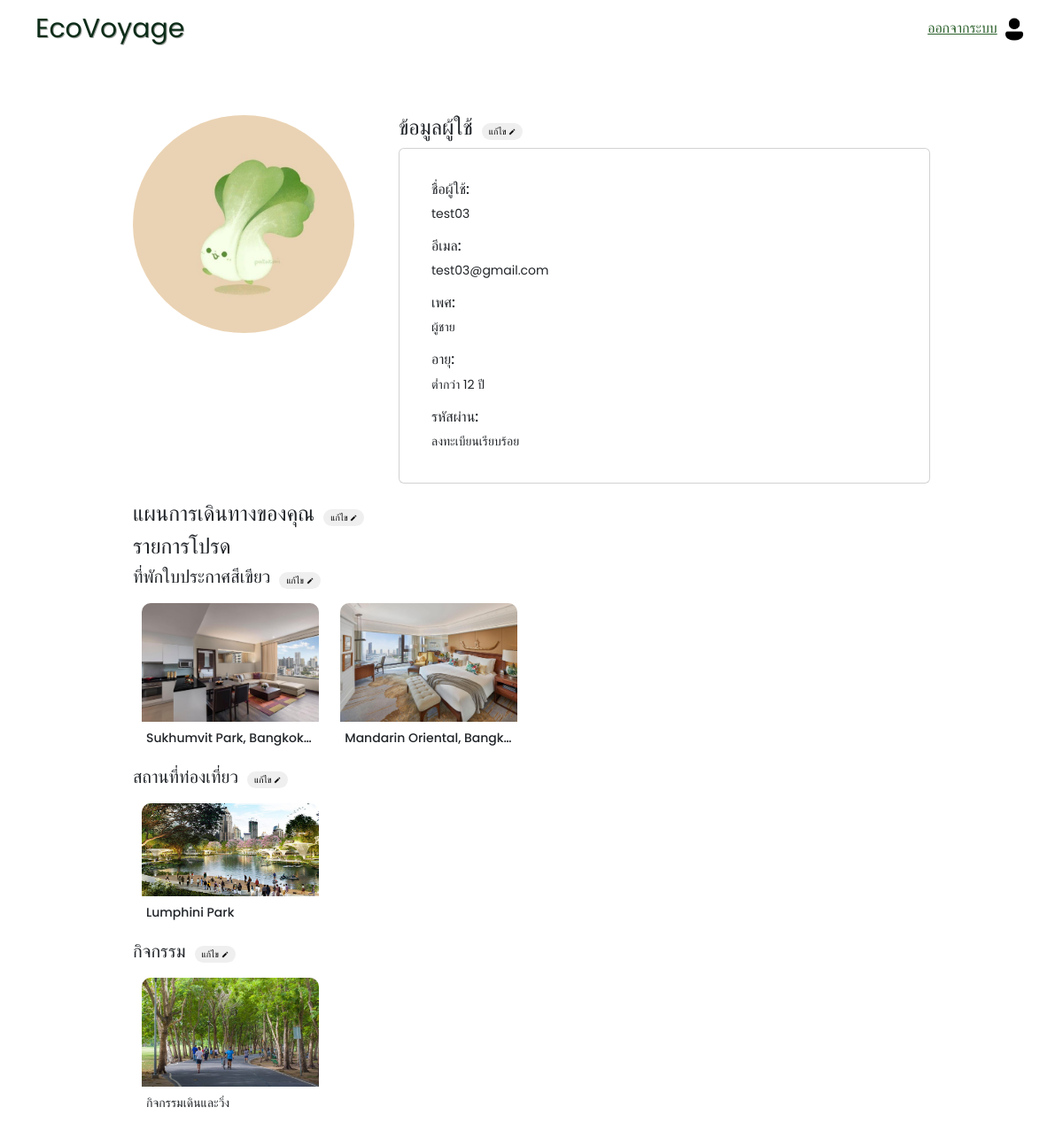
Screenshot of /Project/profile.php (signed in) with the database file from the repository.
### tables this page shows
CREATE TABLE `user` (
  `User_ID` int(5) UNSIGNED NOT NULL,
  `U_Name` varchar(255) NOT NULL,
  `U_Gender` enum('female','male','none') NOT NULL,
  `U_AgeRange` enum('lower12y','12to19y','20to39y','40to59y','morethan60') NOT NULL,
  `U_Email` varchar(255) NOT NULL,
  `U_Password` varchar(255) NOT NULL
);

CREATE TABLE `favoritehotel` (
  `favHotel_id` int(10) UNSIGNED NOT NULL,
  `User_ID` int(5) UNSIGNED NOT NULL,
  `Hotel_ID` int(10) UNSIGNED NOT NULL
);

CREATE TABLE `hotel` (
  `Hotel_ID` int(10) UNSIGNED NOT NULL,
  `H_ThaiName` varchar(255) NOT NULL,
  `H_EngName` varchar(255) NOT NULL,
  `H_Rating` float NOT NULL,
  `H_Ranking` enum('Silver','Gold','Bronze') NOT NULL,
  `H_LowestPrice` int(11) NOT NULL,
  `H_HighestPrice` int(11) NOT NULL,
  `H_Type` enum('Resort','Hostel','Hotel','Motel','Boutique','Serviced Residence','Budget') NOT NULL,
  `H_Longtitude` decimal(9,6) NOT NULL,
  `H_Latitude` decimal(9,6) NOT NULL,
  `H_ImgSource` varchar(255) NOT NULL
);

CREATE TABLE `favoriteplace` (
  `favPlace_id` int(10) UNSIGNED NOT NULL,
  `User_ID` int(5) UNSIGNED NOT NULL,
  `Place_ID` int(10) UNSIGNED NOT NULL
);

CREATE TABLE `place` (
  `Place_ID` int(10) UNSIGNED NOT NULL,
  `P_EngName` varchar(255) NOT NULL,
  `P_ThaiName` varchar(255) NOT NULL,
  `P_Description` varchar(255) NOT NULL,
  `P_Subdistrict` varchar(100) NOT NULL,
  `P_District` varchar(100) NOT NULL,
  `P_Province` varchar(100) NOT NULL,
  `P_Latitude` decimal(9,6) NOT NULL,
  `P_Longtitude` decimal(9,6) NOT NULL,
  `P_Opentime` time NOT NULL,
  `P_Closetime` time NOT NULL,
  `P_CloseDay` varchar(255) DEFAULT NULL,
  `P_Price` int(11) NOT NULL,
  `P_Rating` float NOT NULL,
  `P_Type` enum('สวนสาธารณะ','ป่า','อุทยาน','สวนสัตว์','วัด','สวนลอยฟ้า','ตลาดน้ำ','ศิลปะและวัฒนธรรม','ทะเล','พิพิธภัณฑ์','สถานที่ประวัติศาสตร์','ร้านอาหาร','ฟาร์ม','แหล่งเรียนรู้','สถานที่ธรรมชาติ','ป่าชายเลน','คาเฟ่','สวนน้ำ','อื่นๆ') DEFAULT 'อื่นๆ',
  `P_ImgSource` varchar(255) NOT NULL
);

CREATE TABLE `favoriteact` (
  `favAct_id` int(10) UNSIGNED NOT NULL,
  `User_ID` int(5) UNSIGNED NOT NULL,
  `Act_ID` int(11) UNSIGNED NOT NULL
);

CREATE TABLE `activities` (
  `Act_ID` int(11) UNSIGNED NOT NULL,
  `Act_Name` varchar(255) NOT NULL,
  `Act_Minutes` int(11) NOT NULL,
  `ActGroup_ID` int(10) UNSIGNED NOT NULL,
  `Act_ImgSource` varchar(255) NOT NULL,
  `Act_Description` varchar(255) NOT NULL
);

### Project/favorite.php (called while the page is built, shortened)
<?php
function getUserFavorites($userID, $conn) {
    $favorites = [
        'hotels' => [],
        'places' => [],
        'activities' => [],
    ];
    $hotelSql = "SELECT favoritehotel.Hotel_ID AS favHotel_ID, hotel.H_EngName, hotel.H_ImgSource
                FROM favoritehotel
                JOIN hotel ON favoritehotel.Hotel_ID = hotel.Hotel_ID
                WHERE favoritehotel.User_ID = ?";
    $hotelStmt = $conn->prepare($hotelSql);
    $hotelStmt->bind_param("i", $userID);
    $hotelStmt->execute();
    $hotelResult = $hotelStmt->get_result();
    while ($row = $hotelResult->fetch_assoc()) {
        $favorites['hotels'][] = $row;
    }
    $placeSql = "SELECT favoriteplace.Place_ID AS favPlace_ID, place.P_EngName, place.P_ImgSource
                FROM favoriteplace
                JOIN place ON favoriteplace.Place_ID = place.Place_ID
                WHERE favoriteplace.User_ID = ?";
    $placeStmt = $conn->prepare($placeSql);
    $placeStmt->bind_param("i", $userID);
    $placeStmt->execute();
    $placeResult = $placeStmt->get_result();
    while ($row = $placeResult->fetch_assoc()) {
        $favorites['places'][] = $row;
    }
    $actSql = "SELECT favoriteact.Act_ID AS favAct_ID, activities.Act_Name, activities.Act_ImgSource
                FROM favoriteact
                JOIN activities ON favoriteact.Act_ID = activities.Act_ID
                WHERE favoriteact.User_ID = ?";
    $actStmt = $conn->prepare($actSql);
    $actStmt->bind_param("i", $userID);
    $actStmt->execute();
    $actResult = $actStmt->get_result();
    while ($row = $actResult->fetch_assoc()) {
        $favorites['activities'][] = $row;
    }
    return $favorites;
}
function getUserTransitFavorites($userID, $conn) {
    $favorites = [];
    $sql = "SELECT * FROM favtransit WHERE User_ID = ?";
    $stmt = $conn->prepare($sql);
    $stmt->bind_param("i", $userID);
    $stmt->execute();
    $favorites['transits'] = $stmt->get_result()->fetch_all(MYSQLI_ASSOC);
    return $favorites;
}
?>

### Project/profile.php (the view, shortened to what this page needs)
<?php
$userID = $_SESSION['User_ID'];
include('favorite.php');
$favorites = getUserFavorites($userID, $conn);
$transitFavorites = getUserTransitFavorites($userID, $conn);
$sql = "SELECT * FROM user WHERE User_ID = ?";
$stmt = $conn->prepare($sql);
$stmt->bind_param("i", $userID);
$stmt->execute();
$result = $stmt->get_result();
if ($result->num_rows > 0) {
    $user = $result->fetch_assoc();
} else {
    $error = "ไม่พบข้อมูลผู้ใช้.";
}
?>
<!DOCTYPE html>
<html lang="en">
<head>
    <link href="https://cdn.jsdelivr.net/npm/bootstrap@5.3.3/dist/css/bootstrap.min.css" rel="stylesheet">
    <link rel="stylesheet" href="custome.css">
    <link rel="stylesheet" href="profilestyle.css">
</head>
<body>
    <div class="navbar">
        <div class="logo" onclick="document.location='Homepage.php'">EcoVoyage</div>
        <div>
            <?php if (isset($_SESSION['User_ID'])): ?>
                <a class="loginOrRegist" onclick="logout()">ออกจากระบบ</a>
                <img src="icon/user/user.png" class="UserIcon" onclick="document.location='profile.php'">
            <?php else: ?>
                <a class="loginOrRegist" href="/ecovoyageCN/Project/Login.php">เข้าสู่ระบบ</a>
            <?php endif; ?>
        </div>
    </div>
    <div class="content">
    <div class="user-content">
        <div class="UserImg">
            <img src="image/user/defultImage.jpg" alt="User Image">
        </div>
        <div class="user-info">
            <div class="header-info">
                <h4>ข้อมูลผู้ใช้</h4>
                <button id="change-info" onclick="showEditForm()" class="change-info">แก้ไข <img src="icon/user/edit.png" class="edit-icon" alt="Edit Icon"></button>
            </div>
            <div class="card">
                <div class="card-body">
                    <h6 class="card-title">ชื่อผู้ใช้: </h6>
                    <p class="card-text"><?= htmlspecialchars($user['U_Name']); ?></p>
                    <h6 class="card-title">อีเมล: </h6>
                    <p class="card-text"><?= htmlspecialchars($user['U_Email']); ?></p>
                    <h6 class="card-title">เพศ: </h6>
                    <p class="card-text">
                    <?php
                        if ($user['U_Gender'] === 'female') {
                            echo 'ผู้หญิง';
                        } elseif ($user['U_Gender'] === 'male') {
                            echo 'ผู้ชาย';
                        } else {
                            echo 'ไม่ระบุ';
                        }
                    ?>
                    </p>
                    <h6 class="card-title">อายุ: </h6>
                    <p class="card-text">
                    <?php
                        if ($user['U_AgeRange'] === 'lower12y') {
                            echo 'ต่ำกว่า 12 ปี';
                        } elseif ($user['U_AgeRange'] === '12to19y') {
                            echo '12 - 19 ปี';
                        }elseif ($user['U_AgeRange'] === '20to39y') {
                            echo '20 - 39 ปี';
                        }elseif ($user['U_AgeRange'] === '40to59y') {
                            echo '40 - 59 ปี';
                        }elseif ($user['U_AgeRange'] === 'morethan60') {
                            echo '60 ปีขึ้นไป';
                        }
                    ?>
                    </p>
                    <h6 class="card-title">รหัสผ่าน: </h6>
                    <p class="card-text">
                    <?php
                        if (!is_null($user['U_Password']) && $user['U_Password'] !== '') {
                            echo 'ลงทะเบียนเรียบร้อย';
                        } else {
                            echo 'กรุณาลงทะเบียน';
                        }
                    ?>
                    </p>
                </div>
            </div>
        </div>
    </div>
        <div class="transit-plan">
            <div class="topic-header">
                <h4>แผนการเดินทางของคุณ</h4>
                <button id="edit-transitplan" class="change-info">แก้ไข <img src="icon/user/edit.png" class="edit-icon" alt="Edit Icon"></button>
            </div>
        </div>
        <div class="user-fav">
        <h4>รายการโปรด</h4>
            <div class="fav-hotel">
                <div class="topic-header">
                    <h5>    ที่พักใบประกาศสีเขียว</h5>
                    <button id="edit-hotel" class="change-info">แก้ไข <img src="icon/user/edit.png" class="edit-icon" alt="Edit Icon"></button>
                </div>
                <div class="fav-content">
                    <?php if (!empty($favorites['hotels'])): ?>
                        <?php foreach ($favorites['hotels'] as $hotel): ?>
                            <div class="fav-card">
                                <img src="/ecovoyageCN/searching/<?= htmlspecialchars($hotel['H_ImgSource']); ?>" alt="<?= htmlspecialchars($hotel['H_EngName']); ?>">
                                <h6><?= htmlspecialchars($hotel['H_EngName']); ?></h6>
                            </div>
                        <?php endforeach; ?>
                    <?php else: ?>
                        <p class="emp-fav">ไม่มีรายการโปรด</p>
                    <?php endif; ?>
                </div>
            </div>
            <div class="fav-place">
                <div class="topic-header">
                    <h5>    สถานที่ท่องเที่ยว</h5>
                    <button id="edit-place" class="change-info">แก้ไข <img src="icon/user/edit.png" class="edit-icon" alt="Edit Icon"></button>
                </div>
                <div class="fav-content">
                    <?php if (!empty($favorites['places'])): ?>
                        <?php foreach ($favorites['places'] as $place): ?>
                            <div class="fav-card">
                                <img src="/ecovoyageCN/searching/<?= htmlspecialchars($place['P_ImgSource']); ?>" alt="<?= htmlspecialchars($place['P_EngName']); ?>">
                                <h6><?= htmlspecialchars($place['P_EngName']); ?></h6>
                            </div>
                        <?php endforeach; ?>
                    <?php else: ?>
                        <p class="emp-fav">ไม่มีรายการโปรด</p>
                    <?php endif; ?>
                </div>
            </div>
            <div class="fav-activities">
                <div class="topic-header">
                    <h5>    กิจกรรม</h5>
                    <button id="edit-activity" class="change-info">แก้ไข <img src="icon/user/edit.png" class="edit-icon" alt="Edit Icon"></button>
                </div>
                <div class="fav-content">
                    <?php if (!empty($favorites['activities'])): ?>
                        <?php foreach ($favorites['activities'] as $activities): ?>
                            <div class="fav-card">
                                <img src="/ecovoyageCN/searching/<?= htmlspecialchars($activities['Act_ImgSource']); ?>" alt="<?= htmlspecialchars($activities['Act_Name']); ?>">
                                <h6>กิจกรรม<?= htmlspecialchars($activities['Act_Name']); ?></h6>
                            </div>
                        <?php endforeach; ?>
                    <?php else: ?>
                        <p class="emp-fav">ไม่มีรายการโปรด</p>
                    <?php endif; ?>
                </div>
            </div>
        </div>
    </div>
</body>
</html>

### Project/custome.css (style rules this page uses)
.navbar { display: flex; position: fixed; top: 0; left: 0%; width: 100%; justify-content: space-between; align-items: center; background-color: #ffffff; padding: 10px 40px; z-index: 1000; }
.navbar .logo { font-size: 30px; font-style: "Roboto", sans-serif; color: #0c2c18; text-shadow: 1px 1px #a1a4a1; position: relative; cursor: pointer; }
.loginOrRegist { color: #2b602b; text-align: right; }
.navbar .UserIcon { height: 30px; width: 30px; }
* { margin: 0; padding: 0; box-sizing: border-box; font-family: 'Poppins', sans-serif; }

### Project/profilestyle.css (style rules this page uses)
body { display: flex; flex-direction: column; align-items: center; margin: 0; padding: 0; width: 100%; }
body { background-image: url("image/BBG-home.jpeg"); background-size: cover; background-attachment: fixed; background-repeat: no-repeat; }
.content { background-color:rgba(255, 255, 255, 0.8); padding: 50px; margin-top: 80px; max-width: 1200px; }
.user-content { display: flex; margin-bottom: 20px; }
.UserImg img { max-width: 250px; max-height: 250px; border-radius: 50%; margin-right: 50px; }
.header-info { display: flex; align-items: center; gap: 10px; }
.change-info { border-radius: 10px; padding: 2px 8px 2px 8px; font-size: 10px; border: 0px; align-items: center; }
.edit-icon { height: 8px; width: 8px; }
.card { background-color: white; padding: 20px; min-width: 600px; }
.card-text { font-size: 14px; }
.topic-header { display: flex; align-items: center; gap: 10px; }
.fav-card { display: inline-flex; flex-direction: column; border-radius: 10px; max-width: 200px; width: 100%; height: auto; padding: 0px; margin: 10px; overflow: hidden; background-color: white; position: relative; transition: opacity 0.3s ease; }
.fav-card img { max-width: 200px; max-height: 150px; margin-bottom: 5px; }
.fav-card h6 { padding: 5px; font-size: 14px; overflow: hidden; white-space: nowrap; text-overflow: ellipsis; }
.fav-card { position: relative; transition: opacity 0.3s ease; }

### rows the page displays
user: U_Name "test03", U_Email "test03@gmail.com"
favoritehotel: Hotel_ID.H_ImgSource (picture), Hotel_ID.H_EngName "Sukhumvit Park, Bangkok…"
favoritehotel: Hotel_ID.H_ImgSource (picture), Hotel_ID.H_EngName "Mandarin Oriental, Bangk…"
favoriteplace: Place_ID.P_ImgSource (picture), Place_ID.P_EngName "Lumphini Park"
favoriteact: Act_ID.Act_ImgSource (picture), Act_ID.Act_Name "เดินและวิ่ง"
